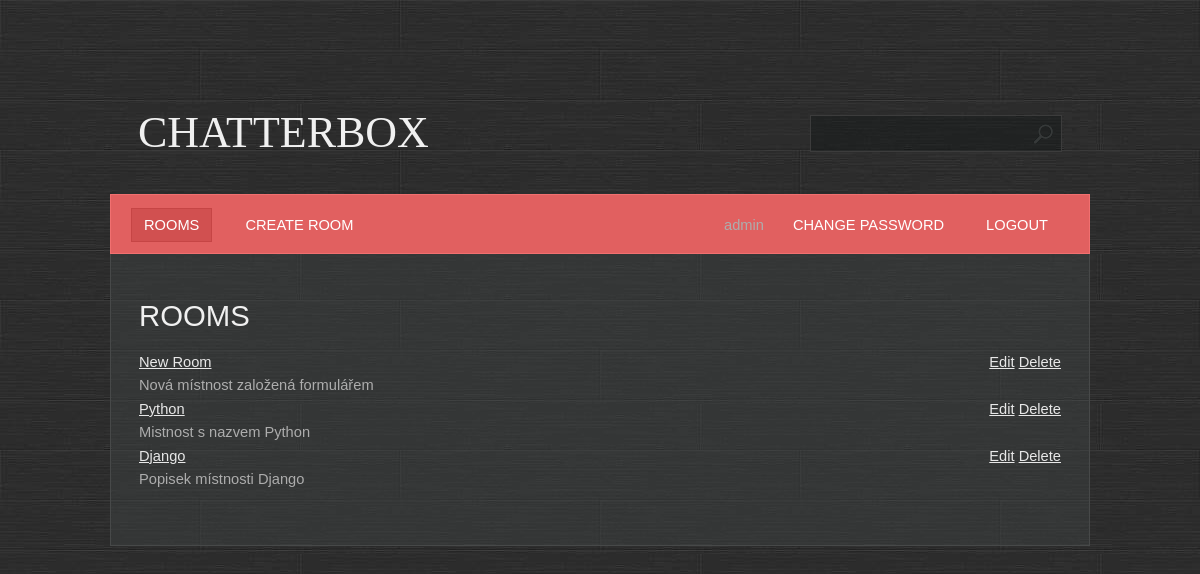
Page / (signed in) on the earlier database version.
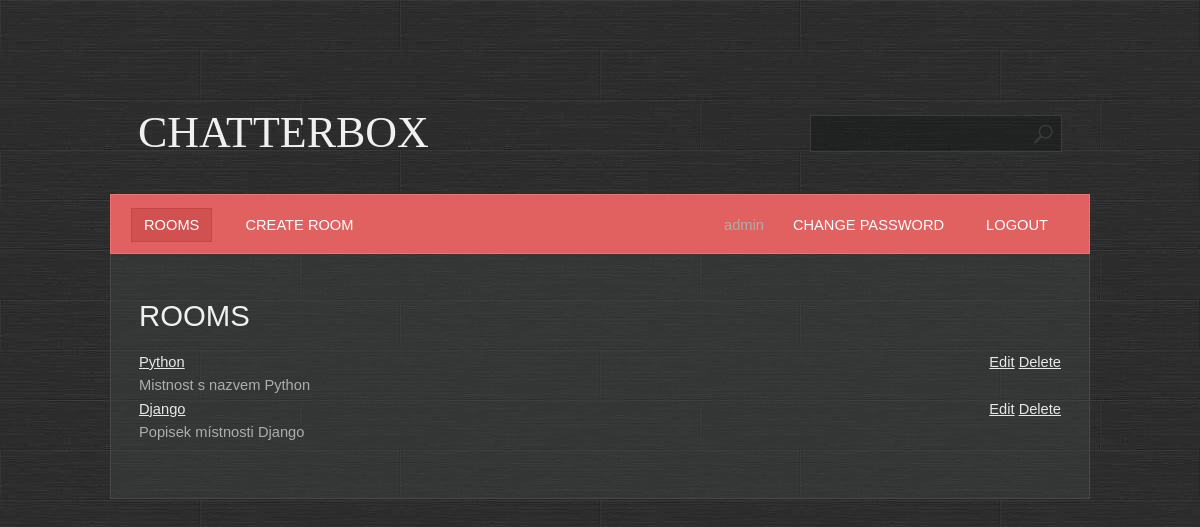
Same page on the later database version.
### base/models.py (models this page shows, shortened)
class Room(Model):
    name = models.CharField(max_length=200, unique=True)  # Zadáváme název místnosti
    description = models.TextField(null=True, blank=True)  # Umožníme zadání popisku místnosti - může být prázdný (null) nebo i jen whitespaces (blank)
    participants = models.ManyToManyField(User, related_name='participants', blank=True)  # Přidání uživatelů účastnících se konverzace v místnosti - vztah Many to Many
    created = models.DateTimeField(auto_now_add=True)  #Přidání času vytvoření místnosti
    updated = models.DateTimeField(auto_now=True)  #Přidání času modifikace místnosti
    class Meta:
        ordering = ['-created', 'name']  # Seřazení místností podle data vytvoření (pomocí - od nejnovějšího po nejstarší), pokud by byly stejné tak podle jména

### base/views.py (the view)
# urls.py: path('', base.views.RoomsView.as_view(), name='rooms'),
class RoomsView(PermissionRequiredMixin, LoginRequiredMixin, ListView):
    template_name = 'base/rooms.html'
    model = Room
    permission_required = ['base.view_room']

### base/templates/base/rooms.html
{% extends 'main.html' %}
{% block content %}
    <h1>Rooms</h1>
    <br>
    <div class="box">
        {% for room in object_list %}
            <div style="float: left;">
                <a href="{% url 'room' room.id %}">{{ room.name }}</a>
                <br>
                {{room.description}}
            </div>
            <div style="float: right;">
                {% if perms.base.change_room %}
                    <a href="{% url 'room_update' room.id %}">Edit</a>
                {% endif %}
                {% if perms.base.delete_room and perms.base.delete_message and user.is_staff %}
                    <a href="{% url 'room_delete' room.id %}">Delete</a>
                {% endif %}
            </div>
        <br class="clearfix">
        {% endfor %}
    </div>
{% endblock %}

Differences in the rows shown:
removed Room: name "New Room", description "Nová místnost založená formulářem"
